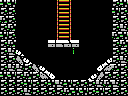

A level layout from a 2D game, rendered from its tile map. Below: a short description, then the map file with its tile-grid data intact:
An orthogonal 16x12 tile map with 8x8 px tiles, 1 tile layer (Tile Layer 1) and 7 objects (item, big-item, breakable-down, door-left, door-right, ...).

<map version="1.0" orientation="orthogonal" renderorder="right-down" width="16" height="12" tilewidth="8" tileheight="8" nextobjectid="9"> <properties>  <property name="up" value="stairs" /> </properties> <tileset firstgid="1" name="tiles" tilewidth="8" tileheight="8" tilecount="256" columns="16">  <image source="tiles.png" width="128" height="128" /> </tileset> <layer name="Tile Layer 1" width="16" height="12">  <data encoding="csv">162,162,1,1,1,1,1,249,168,1,1,1,1,1,163,162,163,163,1,1,1,1,1,249,168,1,1,1,1,1,162,163,248,163,1,1,1,1,1,249,168,1,1,1,1,1,163,163,163,248,1,1,1,1,1,249,168,1,1,1,1,1,163,164,162,163,1,1,1,1,1,249,168,1,1,1,1,1,248,162,163,248,1,1,1,1,254,144,143,254,1,1,1,1,163,248,163,164,166,1,1,1,1,1,1,104,1,1,1,1,163,163,163,163,165,166,1,1,1,1,1,1,1,1,1,172,163,164,163,164,164,163,165,166,1,1,1,1,1,1,170,171,248,163,162,162,163,248,163,181,182,1,1,1,1,172,157,163,163,163,163,163,163,162,163,163,162,164,162,163,163,163,164,248,164,163,163,163,163,164,163,163,163,163,248,162,162,163,162,163,163,163</data> </layer> <objectgroup name="objects">  <object id="2" type="item" x="64" y="64" width="16" height="16" />  <object id="3" type="big-item" x="56" y="56" width="32" height="24" />  <object id="4" type="breakable-down" x="56" y="80" width="32" height="16" />  <object id="5" type="door-left" x="0" y="24" width="16" height="24" />  <object id="6" type="door-right" x="112" y="32" width="16" height="24" />  <object id="7" type="door-down" x="56" y="80" width="32" height="16" />  <object id="8" type="4x4-item" x="56" y="48" width="32" height="32" /> </objectgroup></map>
